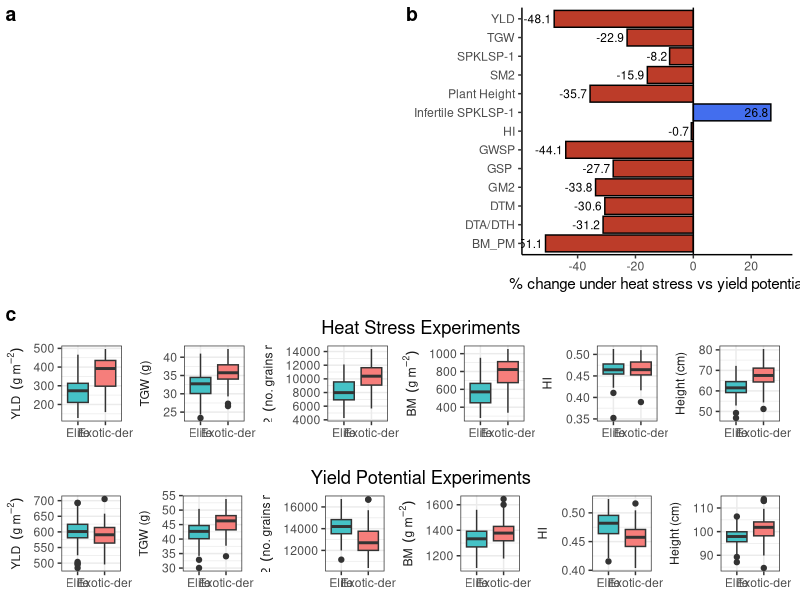

Generate this figure with R:
library(ggplot2)
library(reshape2)
library(ggsci)


dat <- read.csv('source_data/fig_1c_heat_source_data.csv', header = T)

Elites <- dat[dat$Group == "Elite",]
Exotics <- dat[dat$Group == "Exotic-der",]


for (i in colnames(Elites[,2:ncol(Elites)])) {
  print(i)
  print(shapiro.test(as.numeric(unlist(Elites[i]))))
  print(shapiro.test(as.numeric(unlist(Elites[i]))))
  print(t.test(Elites[i], Exotics[i]))
  print(mean(as.numeric(unlist(Elites[i]))))
  print(sd(as.numeric(unlist(Elites[i]))))
  print(mean(as.numeric(unlist(Exotics[i]))))
  print(sd(as.numeric(unlist(Exotics[i]))))
}


melt_dat <- melt(dat)

melt_dat$variable <- factor(melt_dat$variable,
                            levels=c("YLD", "TGW", "GM2", "BM", "HI", "Height"),
                            labels=c("Yield (g m{}^-2)","TGW","GM2", "BM", "HI", "Height"))

labels <- expression("YLD " ~ (g~m ^{-2}),"TGW (g)","GM2 " ~ (no.~grains ~m^{-2}), "BM " ~ (g~m ^{-2}), "HI", "Height (cm)")

boxplot_heat_stress_plot <- ggplot(data = melt_dat, aes(x=Group, y=value, fill=Group)) +
  geom_boxplot() +
  facet_wrap(~ variable, strip.position="left", ncol = 6, scales = "free", labeller = function(x) {
    list(as.list(labels)[x$variable])}) +
  theme_bw() +
  ylab(NULL) +
  xlab(NULL) +
  theme(strip.background = element_blank(),
        strip.placement = "outside",
        legend.position = "none") +
  scale_y_continuous(breaks = scales::pretty_breaks(4)) +
  scale_fill_manual(values = c("#45c2c6", "#f67e7b")) +
  theme(plot.margin = unit(c(1,1,0.5,0), "lines")) +
  labs(title="Heat Stress Experiments") +
  theme(plot.title = element_text(hjust = 0.5))

dat <- read.csv('source_data/fig_1c_yield_potential_source_data.csv', header = T)

Elites <- dat[dat$Group == "Elite",]
Exotics <- dat[dat$Group == "Exotic-der",]



for (i in colnames(Elites[,2:ncol(Elites)])) {
  print(i)
  print(shapiro.test(as.numeric(unlist(Elites[i]))))
  print(shapiro.test(as.numeric(unlist(Elites[i]))))
  print(t.test(Elites[i], Exotics[i]))
  print(mean(as.numeric(unlist(Elites[i]))))
  print(sd(as.numeric(unlist(Elites[i]))))
  print(mean(as.numeric(unlist(Exotics[i]))))
  print(sd(as.numeric(unlist(Exotics[i]))))
}

melt_dat <- melt(dat)

melt_dat$variable <- factor(melt_dat$variable,
                            levels=c("YLD", "TGW", "GM2", "BM", "HI", "Height"),
                            labels=c("Yield (g m{}^-2)","TGW","GM2", "BM", "HI", "Height"))

labels <- expression("YLD " ~ (g~m ^{-2}),"TGW (g)","GM2 " ~ (no.~grains ~m^{-2}), "BM " ~ (g~m ^{-2}), "HI", "Height (cm)")

boxplot_yield_potential_plot <- ggplot(data = melt_dat, aes(x=Group, y=value, fill=Group)) +
  geom_boxplot() +
  facet_wrap(~ variable, strip.position="left", ncol = 6, scales = "free", labeller = function(x) {
    list(as.list(labels)[x$variable])}) +
  theme_bw() +
  ylab(NULL) +
  xlab(NULL) +
  theme(strip.background = element_blank(),
        strip.placement = "outside",
        legend.position = "none") +
  scale_y_continuous(breaks = scales::pretty_breaks(4)) +
  scale_fill_manual(values = c("#45c2c6", "#f67e7b")) +
  theme(plot.margin = unit(c(1,1,0.5,0), "lines")) +
  labs(title="Yield Potential Experiments") +
  theme(plot.title = element_text(hjust = 0.5))


###make percentage loss plot
dat <- read.csv('source_data/fig_1b_source_data.csv', header = T)
dat$pos <- dat$Percentage_loss>=0

percentage_change_plot <- ggplot(data=dat, aes(x=Trait, y=Percentage_loss, fill=pos)) +
  geom_col(colour="black") +
  coord_flip() +
  theme_classic() +
  labs(x=NULL, y="% change under heat stress vs yield potential") +
  scale_fill_manual(values = c("#BC3C29FF", "royalblue2")) +
  theme(legend.position = "none") +
  geom_hline(yintercept = 0) +
  geom_text(aes(label=Percentage_loss), colour="black", hjust=1.1, size=3) +
  scale_y_continuous(limits = c(-55, 30))


###
part_c <- cowplot::plot_grid(boxplot_heat_stress_plot, boxplot_yield_potential_plot, ncol = 1)
part_ab <- cowplot::plot_grid(NULL, percentage_change_plot, labels = c("a", "b", label_size = 22))
final_plot <- cowplot::plot_grid(part_ab, part_c, ncol = 1, labels = c("", "c", label_size = 22))


ggsave('figure_1.pdf', plot = final_plot, device = "pdf", width = 14, height = 11)
